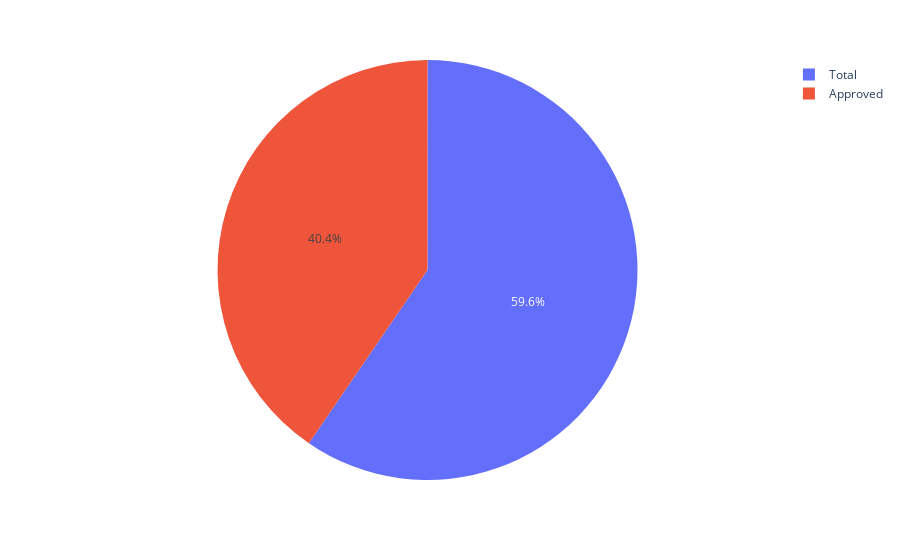

Notebook code for this chart:
### Code cell
#Find and plot the percentage of applications approved for self-employed applicants.
approved = df1[df1['Application_Status']=='Y']
percent_accepted = len(approved) / len(df1)
percent_accepted

fig = px.pie(values=[percent_accepted, 1.0], names=['Approved', 'Total'])
fig.show()


#df2 = px.gapminder().query("Application_Status" == "Y")
#df1.loc[df['pop'] < 2.e6, 'country'] = 'Other countries' # Represent only large countries

#df.filter(df.Application_Status == 'Y').show(truncate=False)

### Figure 1 — Plotly figure (JSON) as saved in the notebook; plotly's stock layout.template omitted (floating-point values rounded to 4 significant figures)
{"data": [{"domain": {"x": [0, 1], "y": [0, 1]}, "hovertemplate": "label=%{label}<br>value=%{value}<extra></extra>", "labels": ["Approved", "Total"], "legendgroup": "", "name": "", "showlegend": true, "type": "pie", "values": [0.6791, 1]}], "layout": {"legend": {"tracegroupgap": 0}, "margin": {"t": 60}}}
